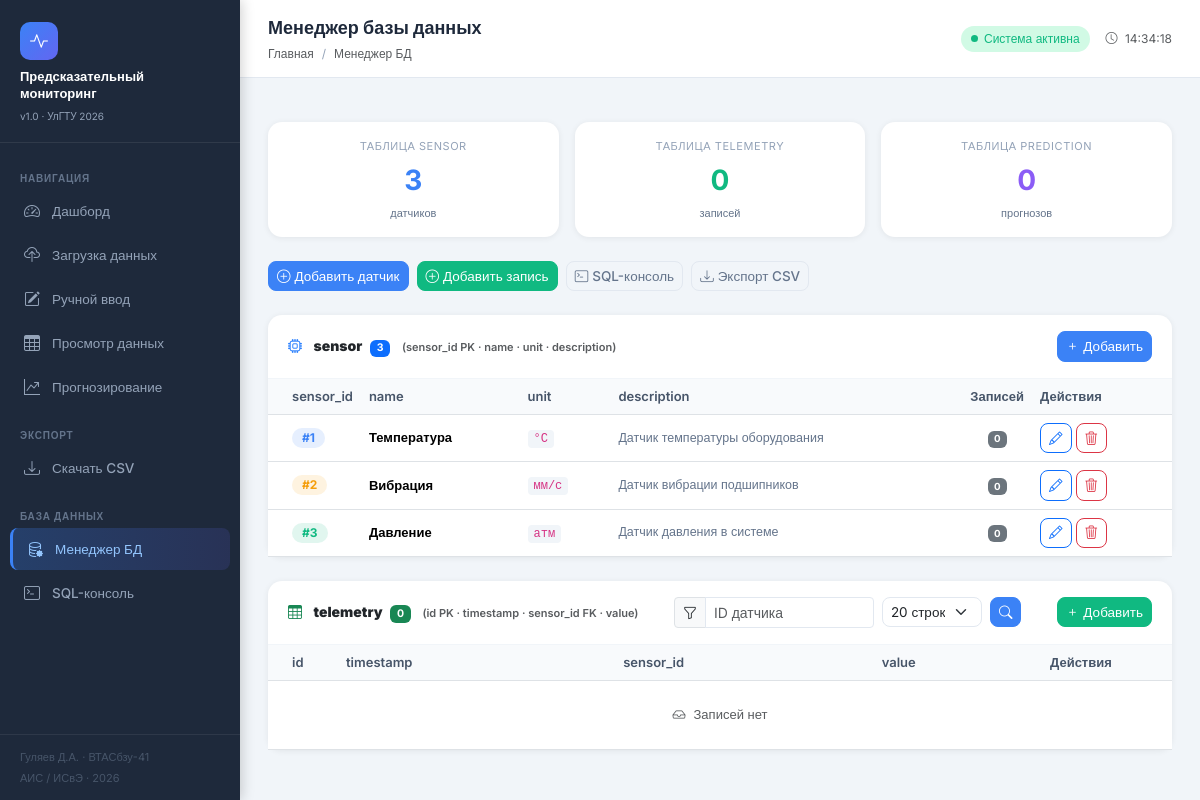
Page /db on the earlier database version.
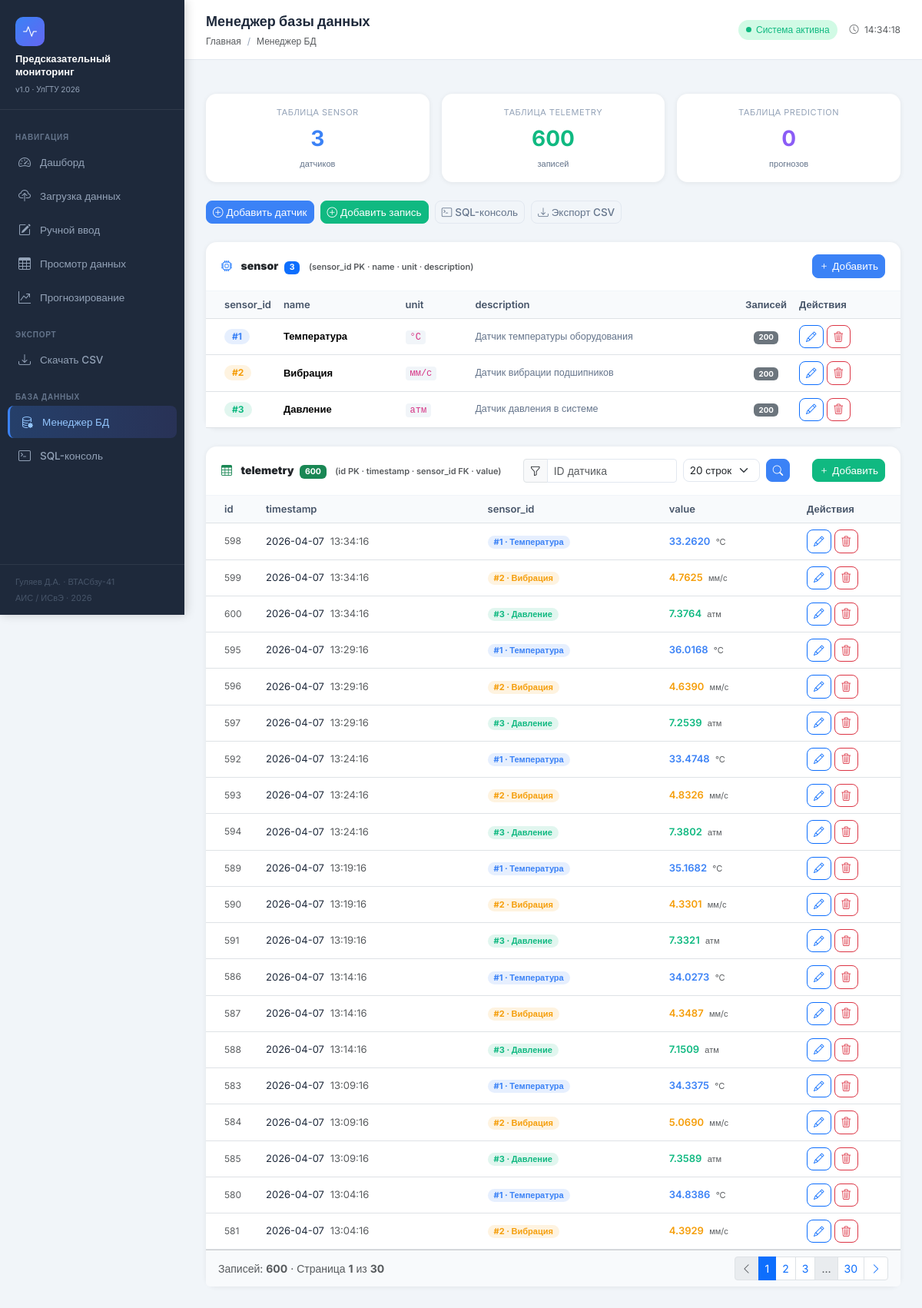
Same page on the later database version.
### app.py (models this page shows)
class Sensor(db.Model):
    __tablename__ = 'sensor'
    sensor_id = db.Column(db.Integer, primary_key=True)
    name      = db.Column(db.String(100), nullable=False)
    unit      = db.Column(db.String(50))
    description = db.Column(db.Text)
    telemetry = db.relationship('Telemetry',  backref='sensor', lazy=True, cascade='all, delete-orphan')
    predictions = db.relationship('Prediction', backref='sensor', lazy=True, cascade='all, delete-orphan')

class Telemetry(db.Model):
    __tablename__ = 'telemetry'
    id        = db.Column(db.Integer, primary_key=True, autoincrement=True)
    timestamp = db.Column(db.DateTime, nullable=False)
    sensor_id = db.Column(db.Integer, db.ForeignKey('sensor.sensor_id'), nullable=False)
    value     = db.Column(db.Float, nullable=False)

### app.py (the view)
@app.route('/db')
def db_manager():
    sensors = Sensor.query.order_by(Sensor.sensor_id).all()
    page     = request.args.get('page', 1, type=int)
    per_page = request.args.get('per_page', 20, type=int)
    search_sid = request.args.get('search_sid', '', type=str)
    query = Telemetry.query
    if search_sid.strip():
        try:
            query = query.filter_by(sensor_id=int(search_sid))
        except ValueError:
            pass
    pagination = (query
                  .order_by(Telemetry.timestamp.desc())
                  .paginate(page=page, per_page=per_page, error_out=False))
    db_stats = {
        'sensors_count':   Sensor.query.count(),
        'telemetry_count': Telemetry.query.count(),
        'prediction_count': Prediction.query.count(),
    }
    return render_template('db_manager.html',
                           sensors=sensors,
                           pagination=pagination,
                           db_stats=db_stats,
                           search_sid=search_sid,
                           per_page=per_page)

### templates/db_manager.html (shortened to what this page needs)
{% extends 'base.html' %}
{% block page_title %}Менеджер базы данных{% endblock %}
{% block breadcrumb %}
  <li class="breadcrumb-item active">Менеджер БД</li>
{% endblock %}
{% block content %}
<div class="row g-3 mb-4">
  <div class="col-6 col-md-4">
    <div class="card text-center py-3">
      <div style="font-size:11px; color:#94a3b8; text-transform:uppercase; letter-spacing:.05em;">
        Таблица sensor
      </div>
      <div style="font-size:28px; font-weight:700; color:#3b82f6; margin:4px 0;">
        {{ db_stats.sensors_count }}
      </div>
      <div style="font-size:11px; color:#64748b;">датчиков</div>
    </div>
  </div>
  <div class="col-6 col-md-4">
    <div class="card text-center py-3">
      <div style="font-size:11px; color:#94a3b8; text-transform:uppercase; letter-spacing:.05em;">
        Таблица telemetry
      </div>
      <div style="font-size:28px; font-weight:700; color:#10b981; margin:4px 0;">
        {{ db_stats.telemetry_count }}
      </div>
      <div style="font-size:11px; color:#64748b;">записей</div>
    </div>
  </div>
  <div class="col-6 col-md-4">
    <div class="card text-center py-3">
      <div style="font-size:11px; color:#94a3b8; text-transform:uppercase; letter-spacing:.05em;">
        Таблица prediction
      </div>
      <div style="font-size:28px; font-weight:700; color:#8b5cf6; margin:4px 0;">
        {{ db_stats.prediction_count }}
      </div>
      <div style="font-size:11px; color:#64748b;">прогнозов</div>
    </div>
  </div>
</div>
<div class="d-flex flex-wrap gap-2 mb-4">
  <a href="{{ url_for('sensor_add') }}" class="btn btn-primary btn-sm">
    <i class="bi bi-plus-circle me-1"></i>Добавить датчик
  </a>
  <a href="{{ url_for('telemetry_add') }}" class="btn btn-success btn-sm">
    <i class="bi bi-plus-circle me-1"></i>Добавить запись
  </a>
  <a href="{{ url_for('sql_console') }}" class="btn btn-outline-secondary btn-sm">
    <i class="bi bi-terminal me-1"></i>SQL-консоль
  </a>
  <a href="{{ url_for('export_data') }}" class="btn btn-outline-secondary btn-sm">
    <i class="bi bi-download me-1"></i>Экспорт CSV
  </a>
</div>
<div class="card mb-4">
  <div class="card-header d-flex align-items-center justify-content-between">
    <span>
      <i class="bi bi-cpu me-2 text-primary"></i>
      <strong>sensor</strong>
      <span class="badge text-bg-primary ms-1">{{ db_stats.sensors_count }}</span>
      <span class="text-muted ms-2" style="font-size:11px;">
        (sensor_id PK · name · unit · description)
      </span>
    </span>
    <a href="{{ url_for('sensor_add') }}" class="btn btn-primary btn-sm">
      <i class="bi bi-plus me-1"></i>Добавить
    </a>
  </div>
  <div class="card-body p-0">
    <div class="table-responsive">
      <table class="table table-hover mb-0">
        <thead>
          <tr>
            <th class="ps-4" style="width:80px;">sensor_id</th>
            <th>name</th>
            <th>unit</th>
            <th>description</th>
            <th style="width:60px;">Записей</th>
            <th style="width:140px;">Действия</th>
          </tr>
        </thead>
        <tbody>
          {% set colors = ['#3b82f6','#f59e0b','#10b981','#8b5cf6','#ef4444'] %}
          {% for s in sensors %}
          <tr>
            <td class="ps-4">
              <span class="badge rounded-pill"
                    style="background:{{ colors[(s.sensor_id-1) % colors|length] }}20;
                           color:{{ colors[(s.sensor_id-1) % colors|length] }};
                           font-size:12px; font-weight:700; padding:4px 10px;">
                #{{ s.sensor_id }}
              </span>
            </td>
            <td>
              <span class="fw-semibold">{{ s.name }}</span>
            </td>
            <td>
              {% if s.unit %}
                <code style="background:#f1f5f9; border-radius:4px;
                             padding:2px 6px; font-size:12px;">{{ s.unit }}</code>
              {% else %}
                <span class="text-muted">—</span>
              {% endif %}
            </td>
            <td style="font-size:12.5px; color:#64748b; max-width:220px;">
              {{ s.description or '—' }}
            </td>
            <td class="text-center">
              <span class="badge text-bg-secondary">
                {{ s.telemetry | length }}
              </span>
            </td>
            <td>
              <div class="d-flex gap-1">
                <a href="{{ url_for('sensor_edit', sid=s.sensor_id) }}"
                   class="btn btn-sm btn-outline-primary" title="Редактировать">
                  <i class="bi bi-pencil"></i>
                </a>
                <form method="POST"
                      action="{{ url_for('sensor_delete', sid=s.sensor_id) }}"
                      onsubmit="return confirmSensorDelete('{{ s.name }}', {{ s.telemetry|length }})">
                  <button type="submit" class="btn btn-sm btn-outline-danger" title="Удалить">
                    <i class="bi bi-trash3"></i>
                  </button>
                </form>
              </div>
            </td>
          </tr>
          {% else %}
          <tr>
            <td colspan="6" class="text-center py-4 text-muted">
              <i class="bi bi-inbox me-2"></i>Датчиков нет
            </td>
          </tr>
          {% endfor %}
        </tbody>
      </table>
    </div>
  </div>
</div>
<div class="card">
  <div class="card-header d-flex align-items-center justify-content-between flex-wrap gap-2">
    <span>
      <i class="bi bi-table me-2 text-success"></i>
      <strong>telemetry</strong>
      <span class="badge text-bg-success ms-1">{{ db_stats.telemetry_count }}</span>
      <span class="text-muted ms-2" style="font-size:11px;">
        (id PK · timestamp · sensor_id FK · value)
      </span>
    </span>
    <form method="GET" class="d-flex gap-2 align-items-center flex-wrap">
      <div class="input-group input-group-sm" style="width:200px;">
        <span class="input-group-text">
          <i class="bi bi-funnel"></i>
        </span>
        <input type="number" name="search_sid" class="form-control"
               placeholder="ID датчика" value="{{ search_sid }}"/>
      </div>
      <select name="per_page" class="form-select form-select-sm" style="width:100px;">
        {% for n in [10,20,50,100] %}
          <option value="{{ n }}" {% if per_page == n %}selected{% endif %}>
            {{ n }} строк
          </option>
        {% endfor %}
      </select>
      <button type="submit" class="btn btn-primary btn-sm">
        <i class="bi bi-search"></i>
      </button>
    </form>
    <a href="{{ url_for('telemetry_add') }}" class="btn btn-success btn-sm">
      <i class="bi bi-plus me-1"></i>Добавить
    </a>
  </div>
  <div class="card-body p-0">
    <div class="table-responsive">
      <table class="table table-hover mb-0">
        <thead>
          <tr>
            <th class="ps-4" style="width:70px;">id</th>
            <th>timestamp</th>
            <th>sensor_id</th>
            <th>value</th>
            <th style="width:130px;">Действия</th>
          </tr>
        </thead>
        <tbody>
          {% set colors = ['#3b82f6','#f59e0b','#10b981','#8b5cf6','#ef4444'] %}
          {% for r in pagination.items %}
          <tr>
            <td class="ps-4 text-muted" style="font-size:12px;">{{ r.id }}</td>
            <td style="font-size:13px; white-space:nowrap;">
              <span style="color:#1e293b;">{{ r.timestamp.strftime('%Y-%m-%d') }}</span>
              <span class="text-muted ms-1">{{ r.timestamp.strftime('%H:%M:%S') }}</span>
            </td>
            <td>
              <span class="badge rounded-pill"
                    style="background:{{ colors[(r.sensor_id-1) % colors|length] }}20;
                           color:{{ colors[(r.sensor_id-1) % colors|length] }};
                           font-size:11px; padding:3px 8px;">
                #{{ r.sensor_id }}
                {% for s in sensors %}
                  {% if s.sensor_id == r.sensor_id %}· {{ s.name }}{% endif %}
                {% endfor %}
              </span>
            </td>
            <td>
              <span class="fw-semibold"
                    style="color:{{ colors[(r.sensor_id-1) % colors|length] }};">
                {{ '%.4f' | format(r.value) }}
              </span>
              <span class="text-muted ms-1" style="font-size:11px;">
                {% for s in sensors %}
                  {% if s.sensor_id == r.sensor_id %}{{ s.unit }}{% endif %}
                {% endfor %}
              </span>
            </td>
            <td>
              <div class="d-flex gap-1">
                <a href="{{ url_for('telemetry_edit', rid=r.id) }}"
                   class="btn btn-sm btn-outline-primary" title="Редактировать">
                  <i class="bi bi-pencil"></i>
                </a>
                <form method="POST"
                      action="{{ url_for('telemetry_delete', rid=r.id) }}"
                      onsubmit="return confirm('Удалить запись #{{ r.id }}?')">
                  <button type="submit" class="btn btn-sm btn-outline-danger"
                          title="Удалить">
                    <i class="bi bi-trash3"></i>
                  </button>
                </form>
              </div>
            </td>
          </tr>
          {% else %}
          <tr>
            <td colspan="5" class="text-center py-4 text-muted">
              <i class="bi bi-inbox me-2"></i>Записей нет
            </td>
          </tr>
          {% endfor %}
        </tbody>
      </table>
    </div>
  </div>
  {% if pagination.pages > 1 %}
  <div class="card-footer d-flex align-items-center justify-content-between"
       style="background:#f8fafc;">
    <small class="text-muted">
      Записей: <strong>{{ pagination.total }}</strong> ·
      Страница <strong>{{ pagination.page }}</strong> из <strong>{{ pagination.pages }}</strong>
    </small>
    <nav>
      <ul class="pagination pagination-sm mb-0">
        <li class="page-item {% if not pagination.has_prev %}disabled{% endif %}">
          <a class="page-link"
             href="{{ url_for('db_manager', page=pagination.prev_num,
                              per_page=per_page, search_sid=search_sid) }}">
            <i class="bi bi-chevron-left"></i>
          </a>
        </li>
        {% for p in pagination.iter_pages(left_edge=1, right_edge=1,
                                           left_current=2, right_current=2) %}
          {% if p %}
            <li class="page-item {% if p == pagination.page %}active{% endif %}">
              <a class="page-link"
                 href="{{ url_for('db_manager', page=p,
                                  per_page=per_page, search_sid=search_sid) }}">
                {{ p }}
              </a>
            </li>
          {% else %}
            <li class="page-item disabled"><span class="page-link">…</span></li>
          {% endif %}
        {% endfor %}
        <li class="page-item {% if not pagination.has_next %}disabled{% endif %}">
          <a class="page-link"
             href="{{ url_for('db_manager', page=pagination.next_num,
                              per_page=per_page, search_sid=search_sid) }}">
            <i class="bi bi-chevron-right"></i>
          </a>
        </li>
      </ul>
    </nav>
  </div>
  {% endif %}
</div>
{% endblock %}

### templates/base.html (shortened to what this page needs)
<!DOCTYPE html>
<html lang="ru">
<head>
  <link href="https://cdn.jsdelivr.net/npm/bootstrap@5.3.2/dist/css/bootstrap.min.css" rel="stylesheet"/>
  <link href="https://cdn.jsdelivr.net/npm/bootstrap-icons@1.11.3/font/bootstrap-icons.css" rel="stylesheet"/>
</head>
<body>
<aside class="sidebar">
  <div class="sidebar-brand">
    <div class="brand-icon"><i class="bi bi-activity"></i></div>
    <h6>Предсказательный<br>мониторинг</h6>
    <small>v1.0 · УлГТУ 2026</small>
  </div>
  <nav class="sidebar-nav">
    <div class="nav-section-label">Навигация</div>
    <a href="{{ url_for('index') }}"
       class="nav-link {% if request.endpoint == 'index' %}active{% endif %}">
      <i class="bi bi-speedometer2"></i> Дашборд
    </a>
    <a href="{{ url_for('upload') }}"
       class="nav-link {% if request.endpoint == 'upload' %}active{% endif %}">
      <i class="bi bi-cloud-upload"></i> Загрузка данных
    </a>
    <a href="{{ url_for('manual') }}"
       class="nav-link {% if request.endpoint == 'manual' %}active{% endif %}">
      <i class="bi bi-pencil-square"></i> Ручной ввод
    </a>
    <a href="{{ url_for('data_view') }}"
       class="nav-link {% if request.endpoint == 'data_view' %}active{% endif %}">
      <i class="bi bi-table"></i> Просмотр данных
    </a>
    <a href="{{ url_for('predict') }}"
       class="nav-link {% if request.endpoint == 'predict' %}active{% endif %}">
      <i class="bi bi-graph-up-arrow"></i> Прогнозирование
    </a>
    <div class="nav-section-label mt-2">Экспорт</div>
    <a href="{{ url_for('export_data') }}" class="nav-link">
      <i class="bi bi-download"></i> Скачать CSV
    </a>
    <div class="nav-section-label mt-2">База данных</div>
    <a href="{{ url_for('db_manager') }}"
        class="nav-link {% if request.endpoint in ['db_manager','sensor_add','sensor_edit','telemetry_add','telemetry_edit'] %}active{% endif %}">
        <i class="bi bi-database-gear"></i> Менеджер БД
    </a>
    <a href="{{ url_for('sql_console') }}"
        class="nav-link {% if request.endpoint == 'sql_console' %}active{% endif %}">
        <i class="bi bi-terminal"></i> SQL-консоль
    </a>
  </nav>
  <div class="sidebar-footer">
    <div>Гуляев Д.А. · ВТАСбзу-41</div>
    <div class="mt-1">АИС / ИСвЭ · 2026</div>
  </div>
</aside>
<div class="main-content">
  <header class="topbar">
    <div>
      <div class="topbar-title">{% block page_title %}Дашборд{% endblock %}</div>
      <nav aria-label="breadcrumb" class="mt-1">
        <ol class="breadcrumb">
          <li class="breadcrumb-item"><a href="{{ url_for('index') }}" class="text-decoration-none text-muted">Главная</a></li>
          {% block breadcrumb %}{% endblock %}
        </ol>
      </nav>
    </div>
    <div class="topbar-right">
      <div class="badge-status">
        <span class="dot"></span>
        Система активна
      </div>
      <span class="text-muted" style="font-size:12px;">
        <i class="bi bi-clock me-1"></i>
        <span id="clock"></span>
      </span>
    </div>
  </header>
  <div class="px-4 pt-3">
  </div>
  <main class="page-body">
    {% block content %}{% endblock %}
  </main>
</div>
</body>
</html>

Differences in the rows shown:
computed for Sensor "Температура": telemetry|length "0" → "200"
computed for Sensor "Вибрация": telemetry|length "0" → "200"
computed for Sensor "Давление": telemetry|length "0" → "200"
added Telemetry: id "598", timestamp "2026-04-07", timestamp "13:34:16", sensor_id "1", value "33.2620", Sensor (name "Температура", unit "°C")
added Telemetry: id "599", timestamp "2026-04-07", timestamp "13:34:16", sensor_id "2", value "4.7625", Sensor (name "Вибрация", unit "мм/с")
added Telemetry: id "600", timestamp "2026-04-07", timestamp "13:34:16", sensor_id "3", value "7.3764", Sensor (name "Давление", unit "атм")
added Telemetry: id "595", timestamp "2026-04-07", timestamp "13:29:16", sensor_id "1", value "36.0168", Sensor (name "Температура", unit "°C")
added Telemetry: id "596", timestamp "2026-04-07", timestamp "13:29:16", sensor_id "2", value "4.6390", Sensor (name "Вибрация", unit "мм/с")
added Telemetry: id "597", timestamp "2026-04-07", timestamp "13:29:16", sensor_id "3", value "7.2539", Sensor (name "Давление", unit "атм")
added Telemetry: id "592", timestamp "2026-04-07", timestamp "13:24:16", sensor_id "1", value "33.4748", Sensor (name "Температура", unit "°C")
added Telemetry: id "593", timestamp "2026-04-07", timestamp "13:24:16", sensor_id "2", value "4.8326", Sensor (name "Вибрация", unit "мм/с")
added Telemetry: id "594", timestamp "2026-04-07", timestamp "13:24:16", sensor_id "3", value "7.3802", Sensor (name "Давление", unit "атм")
added Telemetry: id "589", timestamp "2026-04-07", timestamp "13:19:16", sensor_id "1", value "35.1682", Sensor (name "Температура", unit "°C")
added Telemetry: id "590", timestamp "2026-04-07", timestamp "13:19:16", sensor_id "2", value "4.3301", Sensor (name "Вибрация", unit "мм/с")
added Telemetry: id "591", timestamp "2026-04-07", timestamp "13:19:16", sensor_id "3", value "7.3321", Sensor (name "Давление", unit "атм")
added Telemetry: id "586", timestamp "2026-04-07", timestamp "13:14:16", sensor_id "1", value "34.0273", Sensor (name "Температура", unit "°C")
added Telemetry: id "587", timestamp "2026-04-07", timestamp "13:14:16", sensor_id "2", value "4.3487", Sensor (name "Вибрация", unit "мм/с")
added Telemetry: id "588", timestamp "2026-04-07", timestamp "13:14:16", sensor_id "3", value "7.1509", Sensor (name "Давление", unit "атм")
added Telemetry: id "583", timestamp "2026-04-07", timestamp "13:09:16", sensor_id "1", value "34.3375", Sensor (name "Температура", unit "°C")
added Telemetry: id "584", timestamp "2026-04-07", timestamp "13:09:16", sensor_id "2", value "5.0690", Sensor (name "Вибрация", unit "мм/с")
added Telemetry: id "585", timestamp "2026-04-07", timestamp "13:09:16", sensor_id "3", value "7.3589", Sensor (name "Давление", unit "атм")
added Telemetry: id "580", timestamp "2026-04-07", timestamp "13:04:16", sensor_id "1", value "34.8386", Sensor (name "Температура", unit "°C")
added Telemetry: id "581", timestamp "2026-04-07", timestamp "13:04:16", sensor_id "2", value "4.3929", Sensor (name "Вибрация", unit "мм/с")
Other differences:
{{ db_stats.telemetry_count }}: "0" → "600"
{{ pagination.total }}: (not shown) → "600"
{{ pagination.page }}: (not shown) → "1"
{{ pagination.pages }}: (not shown) → "30"
text no longer shown: "Записей нет"
text now shown: "Записей: · Страница из"
new list line: "1"
new list line: "2"
new list line: "3"
new list line: "30"
